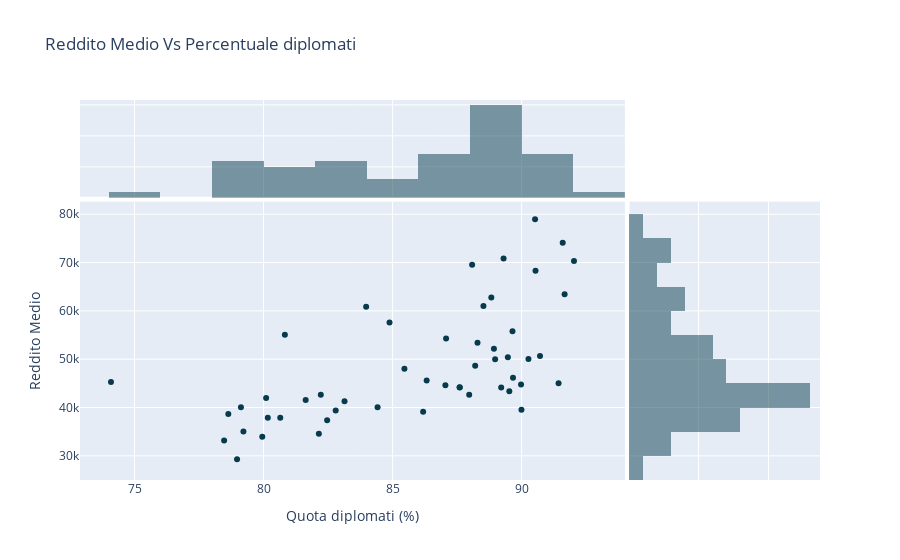

Notebook code for this chart:
### Code cell
px.scatter(EducationVsIncome, y='Median Income', x='percent_completed_hs',
           hover_data=['Geographic Area'], marginal_x='histogram',
          marginal_y='histogram', title='Reddito Medio Vs Percentuale diplomati',
          color_discrete_sequence=[pal[4]],
          labels={'percent_completed_hs':'Quota diplomati (%)', 'Median Income':'Reddito Medio'})

### Figure 1 — Plotly figure (JSON) as saved in the notebook; plotly's stock layout.template omitted (floating-point values rounded to 4 significant figures)
{"data": [{"customdata": [["NJ"], ["CT"], ["DC"], ["MA"], ["MD"], ["NY"], ["HI"], ["RI"], ["DE"], ["WY"], ["VA"], ["UT"], ["CA"], ["WA"], ["IL"], ["CO"], ["NH"], ["MN"], ["WI"], ["PA"], ["OH"], ["FL"], ["IA"], ["IN"], ["TX"], ["ME"], ["VT"], ["NV"], ["ND"], ["MI"], ["OR"], ["NE"], ["KS"], ["KY"], ["AK"], ["TN"], ["NC"], ["LA"], ["ID"], ["MT"], ["MO"], ["SD"], ["GA"], ["SC"], ["AL"], ["OK"], ["AZ"], ["WV"], ["AR"], ["MS"], ["NM"]], "hovertemplate": "Quota diplomati (%)=%{x}<br>Reddito Medio=%{y}<br>Geographic Area=%{customdata[0]}<extra></extra>", "legendgroup": "", "marker": {"color": "#073b4c", "symbol": "circle"}, "mode": "markers", "name": "", "orientation": "v", "showlegend": false, "type": "scatter", "x": [90.52, 91.59, 89.3, 92.03, 88.08, 90.54, 91.67, 88.82, 88.52, 83.97, 84.88, 89.64, 80.82, 87.07, 88.29, 88.93, 90.71, 89.47, 90.26, 88.97, 88.2, 85.46, 89.67, 86.32, 74.09, 91.43, 89.98, 87.05, 87.6, 89.21, 87.6, 89.52, 87.97, 82.22, 80.1, 81.63, 83.14, 79.12, 84.42, 89.99, 82.79, 86.18, 78.63, 80.65, 80.16, 82.46, 79.22, 82.14, 79.95, 78.47, 78.97], "xaxis": "x", "y": [78960.0, 74100.0, 70848, 70310.0, 69530.0, 68310.0, 63430.0, 62740.0, 60990.0, 60870.0, 57590.0, 55770.0, 55040.0, 54300.0, 53380.0, 52180.0, 50680.0, 50420.0, 50020.0, 50000.0, 48630.0, 48020.0, 46160.0, 45600.0, 45280.0, 45050.0, 44750.0, 44630.0, 44210.0, 44170.0, 44130.0, 43370.0, 42630.0, 42630.0, 41970.0, 41560.0, 41310.0, 40050.0, 40050.0, 39540.0, 39360.0, 39140.0, 38640.0, 37880.0, 37870.0, 37340.0, 35050.0, 34560.0, 33950.0, 33160.0, 29300.0], "yaxis": "y"}, {"alignmentgroup": "True", "bingroup": "x", "hovertemplate": "Quota diplomati (%)=%{x}<br>count=%{y}<extra></extra>", "legendgroup": "", "marker": {"color": "#073b4c"}, "name": "", "offsetgroup": "", "opacity": 0.5, "showlegend": false, "type": "histogram", "x": [90.52, 91.59, 89.3, 92.03, 88.08, 90.54, 91.67, 88.82, 88.52, 83.97, 84.88, 89.64, 80.82, 87.07, 88.29, 88.93, 90.71, 89.47, 90.26, 88.97, 88.2, 85.46, 89.67, 86.32, 74.09, 91.43, 89.98, 87.05, 87.6, 89.21, 87.6, 89.52, 87.97, 82.22, 80.1, 81.63, 83.14, 79.12, 84.42, 89.99, 82.79, 86.18, 78.63, 80.65, 80.16, 82.46, 79.22, 82.14, 79.95, 78.47, 78.97], "xaxis": "x3", "yaxis": "y3"}, {"alignmentgroup": "True", "bingroup": "y", "hovertemplate": "Reddito Medio=%{y}<br>count=%{x}<extra></extra>", "legendgroup": "", "marker": {"color": "#073b4c"}, "name": "", "offsetgroup": "", "opacity": 0.5, "showlegend": false, "type": "histogram", "xaxis": "x2", "y": [78960.0, 74100.0, 70848, 70310.0, 69530.0, 68310.0, 63430.0, 62740.0, 60990.0, 60870.0, 57590.0, 55770.0, 55040.0, 54300.0, 53380.0, 52180.0, 50680.0, 50420.0, 50020.0, 50000.0, 48630.0, 48020.0, 46160.0, 45600.0, 45280.0, 45050.0, 44750.0, 44630.0, 44210.0, 44170.0, 44130.0, 43370.0, 42630.0, 42630.0, 41970.0, 41560.0, 41310.0, 40050.0, 40050.0, 39540.0, 39360.0, 39140.0, 38640.0, 37880.0, 37870.0, 37340.0, 35050.0, 34560.0, 33950.0, 33160.0, 29300.0], "yaxis": "y2"}], "layout": {"barmode": "overlay", "legend": {"tracegroupgap": 0}, "title": {"text": "Reddito Medio Vs Percentuale diplomati"}, "xaxis": {"anchor": "y", "domain": [0, 0.7363], "title": {"text": "Quota diplomati (%)"}}, "xaxis2": {"anchor": "y2", "domain": [0.7413, 1], "matches": "x2", "showgrid": true, "showline": false, "showticklabels": false, "ticks": ""}, "xaxis3": {"anchor": "y3", "domain": [0, 0.7363], "matches": "x", "showgrid": true, "showticklabels": false}, "xaxis4": {"anchor": "y4", "domain": [0.7413, 1], "matches": "x2", "showgrid": true, "showline": false, "showticklabels": false, "ticks": ""}, "yaxis": {"anchor": "x", "domain": [0, 0.7326], "title": {"text": "Reddito Medio"}}, "yaxis2": {"anchor": "x2", "domain": [0, 0.7326], "matches": "y", "showgrid": true, "showticklabels": false}, "yaxis3": {"anchor": "x3", "domain": [0.7426, 1], "matches": "y3", "showgrid": true, "showline": false, "showticklabels": false, "ticks": ""}, "yaxis4": {"anchor": "x4", "domain": [0.7426, 1], "matches": "y3", "showgrid": true, "showline": false, "showticklabels": false, "ticks": ""}}}
